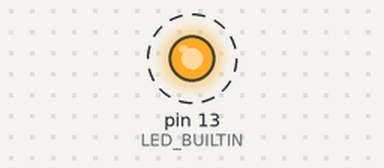
This sketch was run on a simulated Arduino Nano, built with avr-gcc and run on an emulated ATmega328P. On the bench: output pins drawn as LEDs (lit = HIGH). Dashed ring = blinking. What the sketch prints to the serial monitor is not drawn.

Above: at 0.2 s.
Timing chart, 0 to 3.0 s (numbered marks = the images above):
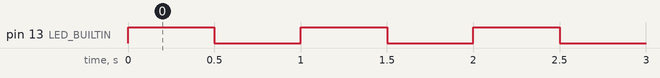

The sketch:

blink-nano.ino
```cpp
// Test carte Arduino Nano : la LED embarquée (D13) clignote.
void setup() {
  pinMode(LED_BUILTIN, OUTPUT);
  Serial.begin(115200);
  Serial.println("blink Nano");
}

void loop() {
  digitalWrite(LED_BUILTIN, HIGH);
  delay(500);
  digitalWrite(LED_BUILTIN, LOW);
  delay(500);
}
```

Measured:
- by itself, pin 13 (LED_BUILTIN): alternates HIGH for 0.50 s and LOW for 0.50 s
